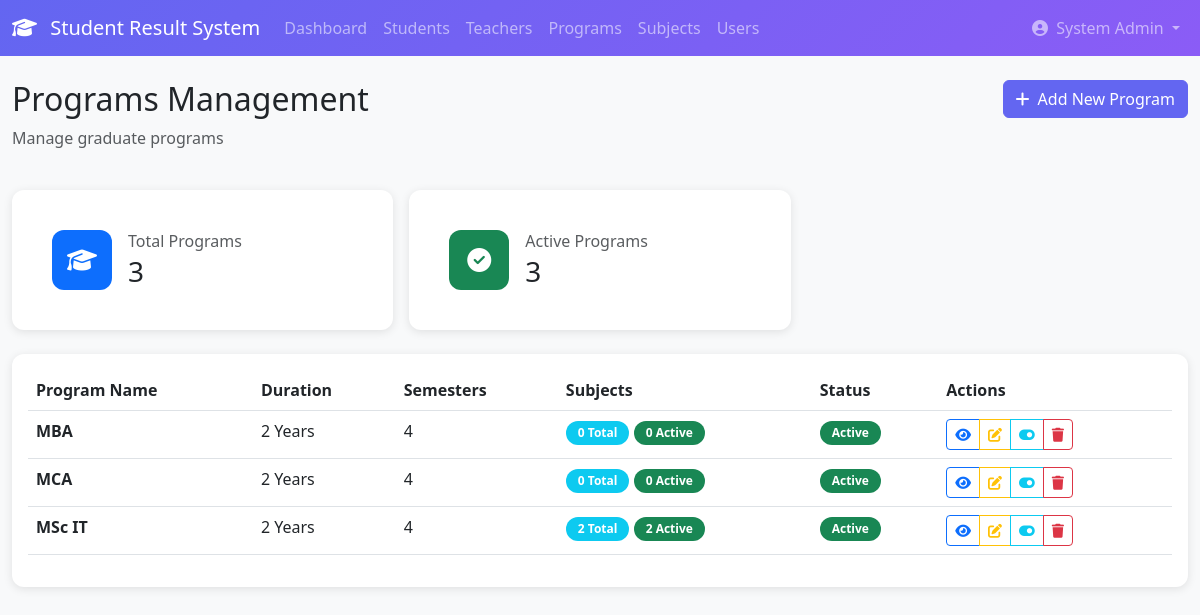
Page /courses/programs/ (signed in) on the earlier database version.
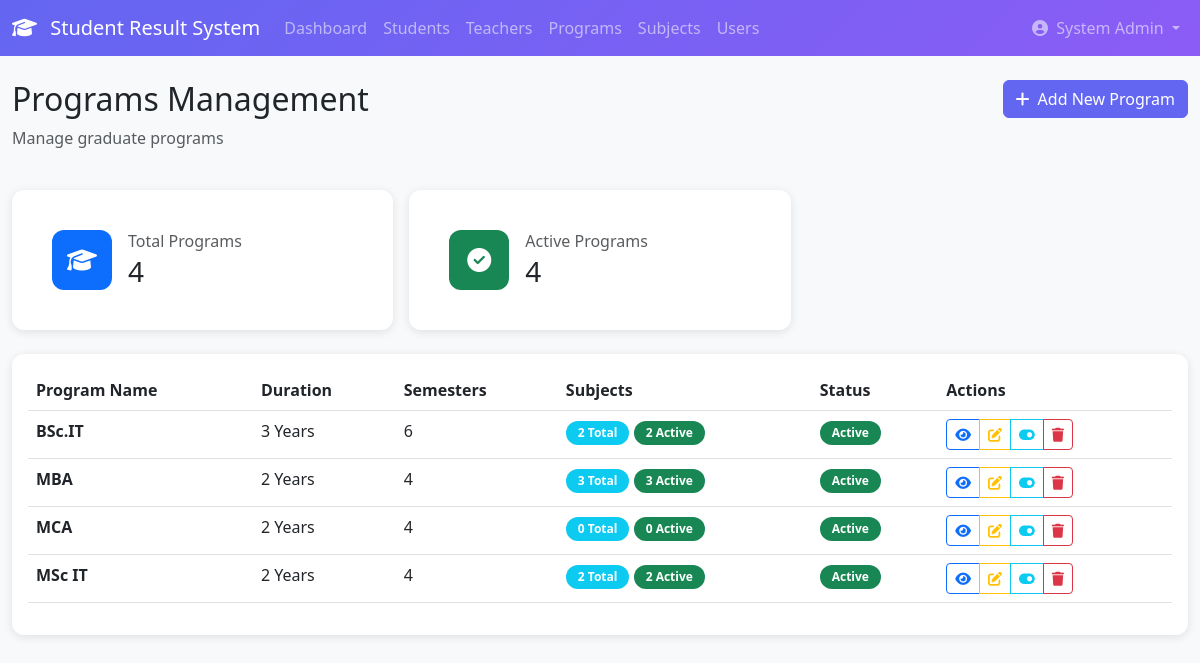
Same page on the later database version.
### courses/models.py (models this page shows, shortened)
class Program(models.Model):
    name = models.CharField(max_length=50, unique=True)
    duration_years = models.IntegerField(default=2)
    total_semesters = models.IntegerField(default=4)
    description = models.TextField(blank=True)
    is_active = models.BooleanField(default=True)
    created_at = models.DateTimeField(auto_now_add=True)
    class Meta:
        db_table = 'programs'

### courses/views.py (the view)
# urls.py: path('programs/', views.program_list, name='program_list'),
@login_required
@user_passes_test(is_admin)
def program_list(request):
    programs = Program.objects.annotate(
        subject_count=Count('subjects'),
        active_subject_count=Count('subjects', filter=Q(subjects__is_active=True))
    ).order_by('name')
    context = {
        'programs': programs,
        'total_programs': programs.count(),
        'active_programs': programs.filter(is_active=True).count(),
    }
    return render(request, 'courses/program_list.html', context)

### accounts/models.py (called while the page is built)
    def get_full_name(self):
        full_name = f"{self.first_name} {self.last_name}"
        return full_name.strip() or self.username

    @property
    def is_admin(self):
        return self.role == 'admin'

### courses/views.py (called while the page is built)
def is_admin(user):
    return user.role == 'admin'

### courses/templates/courses/program_list.html (shortened to what the changed rows need)
{% extends 'base.html' %}
{% load static %}
{% block content %}
<div class="container-fluid py-4">
    <div class="row mb-4">
        <div class="col-md-6">
            <h2>Programs Management</h2>
        </div>
    </div>
    <div class="row g-3 mb-4">
        <div class="col-md-4">
            <div class="card stat-card">
                <div class="card-body">
                    <div class="d-flex align-items-center">
                        <div>
                            <h6 class="text-muted mb-1">Total Programs</h6>
                            <h3 class="mb-0">{{ total_programs }}</h3>
                        </div>
                    </div>
                </div>
            </div>
        </div>
        <div class="col-md-4">
            <div class="card stat-card">
                <div class="card-body">
                    <div class="d-flex align-items-center">
                        <div>
                            <h6 class="text-muted mb-1">Active Programs</h6>
                            <h3 class="mb-0">{{ active_programs }}</h3>
                        </div>
                    </div>
                </div>
            </div>
        </div>
    </div>
    <div class="card">
        <div class="card-body">
            <div class="table-responsive">
                <table class="table table-hover">
                    <thead>
                        <tr>
                            <th>Program Name</th>
                            <th>Duration</th>
                            <th>Semesters</th>
                            <th>Subjects</th>
                            <th>Status</th>
                            <th>Actions</th>
                        </tr>
                    </thead>
                    <tbody>
                        {% for program in programs %}
                        <tr>
                            <td>
                                <strong>{{ program.name }}</strong>
                            </td>
                            <td>{{ program.duration_years }} Years</td>
                            <td>{{ program.total_semesters }}</td>
                            <td>
                                <span class="badge bg-info">{{ program.subject_count }} Total</span>
                                <span class="badge bg-success">{{ program.active_subject_count }} Active</span>
                            </td>
                            <td>
                                {% if program.is_active %}
                                    <span class="badge bg-success">Active</span>
                                {% else %}
                                    <span class="badge bg-secondary">Inactive</span>
                                {% endif %}
                            </td>
                            <td>
                                <div class="btn-group" role="group">
                                    <a href="{% url 'program_detail' program.pk %}"
                                       class="btn btn-sm btn-outline-primary"
                                       title="View Details">
                                        <i class="fas fa-eye"></i>
                                    </a>
                                    <a href="{% url 'program_edit' program.pk %}"
                                       class="btn btn-sm btn-outline-warning"
                                       title="Edit">
                                        <i class="fas fa-edit"></i>
                                    </a>
                                    <a href="{% url 'program_toggle_status' program.pk %}"
                                       class="btn btn-sm btn-outline-info"
                                       title="Toggle Status">
                                        <i class="fas fa-toggle-on"></i>
                                    </a>
                                    <a href="{% url 'program_delete' program.pk %}"
                                       class="btn btn-sm btn-outline-danger"
                                       title="Delete">
                                        <i class="fas fa-trash"></i>
                                    </a>
                                </div>
                            </td>
                        </tr>
                        {% empty %}
                        <tr>
                            <td colspan="6" class="text-center text-muted py-4">
                                No programs found. <a href="{% url 'program_add' %}">Add your first program</a>
                            </td>
                        </tr>
                        {% endfor %}
                    </tbody>
                </table>
            </div>
        </div>
    </div>
</div>
{% endblock %}
{% block extra_css %}
<link rel="stylesheet" href="https://cdnjs.cloudflare.com/ajax/libs/font-awesome/6.4.0/css/all.min.css">
{% endblock %}

Differences in the rows shown:
added Program: name "BSc.IT", duration_years "3", total_semesters "6", subject_count "2", active_subject_count "2", is_active "Active"
computed for Program "MBA": subject_count "0" → "3"; active_subject_count "0" → "3"
Other differences:
{{ total_programs }}: "3" → "4"
{{ active_programs }}: "3" → "4"
